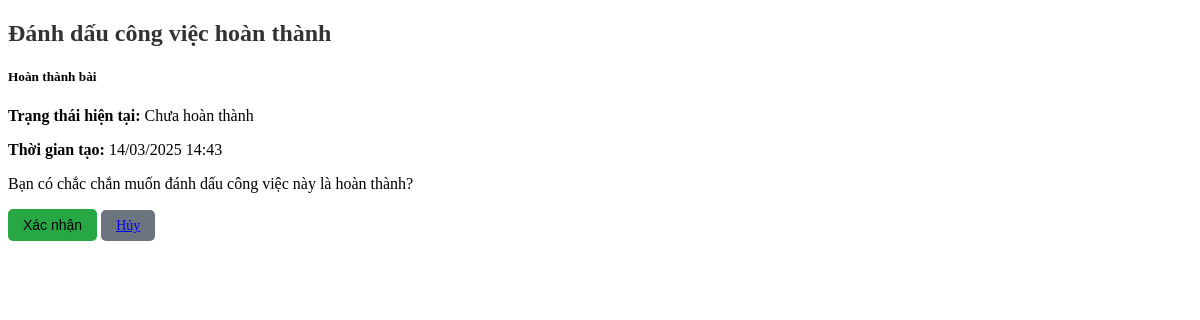
Page /complete/4/ on the committed database.
### base/models.py (models this page shows, shortened)
class Task(models.Model):
    STATUS_CHOICES = [
        ("pending", "Chưa hoàn thành"),
        ("completed", "Đã hoàn thành"),
    ]
    title = models.CharField(max_length=255)
    description = models.TextField(blank=True)
    status = models.CharField(max_length=20, choices=STATUS_CHOICES, default="pending")
    created = models.DateTimeField(auto_now_add=True)
    finished = models.DateTimeField(null=True, blank=True)  # Lưu thời gian hoàn thành
    category = models.ForeignKey(Category, on_delete=models.SET_NULL, null=True, blank=True)
    assigned_to = models.ForeignKey(User, on_delete=models.CASCADE, null=True, blank=True)

### base/views.py (the view)
# urls.py: path('complete/<int:task_id>/', task_complete, name='task_complete'),
def task_complete(request, task_id):
    task = get_object_or_404(Task, id=task_id)
    if request.method == "POST":
        task.mark_completed()
        return redirect('/task_list/')
    return render(request, 'task/task_complete.html', {'task': task})

### base/templates/task/task_complete.html (shortened to what this page needs)
{% extends "base.html" %}
{% load static %}
{% block content %}
<div class="container mt-4">
    <h2 class="text-center">Đánh dấu công việc hoàn thành</h2>
    <div class="card shadow-lg p-4">
        <h5 class="text-primary">{{ task.title }}</h5>
        <p><strong>Trạng thái hiện tại:</strong> {{ task.get_status_display }}</p>
        <p><strong>Thời gian tạo:</strong> {{ task.created|date:"d/m/Y H:i" }}</p>
        <form method="post">
            <p>Bạn có chắc chắn muốn đánh dấu công việc này là hoàn thành?</p>
            <button type="submit" class="btn btn-success">Xác nhận</button>
            <a href="{% url 'base:task_list' %}" class="btn btn-secondary">Hủy</a>
        </form>
    </div>
</div>
{% endblock  %}

### base/static/css/styles_home.css (style rules this page uses)
.container { max-width: 1200px; margin: auto; }
.card { border-radius: 10px; transition: transform 0.3s ease, box-shadow 0.3s ease; }
h2.text-center { font-size: 24px; font-weight: bold; color: #333; }
.btn { border-radius: 5px; padding: 8px 15px; font-size: 14px; }
.btn-success { background-color: #28a745; border: none; }
.btn-secondary { background-color: #6c757d; border: none; }

### rows in the picture
Task: title "Hoàn thành bài", status "Chưa hoàn thành", created "14/03/2025 14:43"
